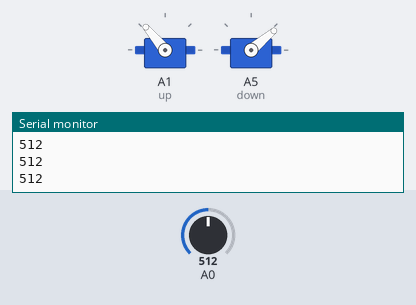
Simulated run of this sketch. Board: Arduino Mega 2560, built with avr-gcc and run on an emulated ATmega2560. Parts: 2 × servo, the last lines printed to the serial monitor. Inputs (shaded band) come from the test bench; at power-on: A0 = 512.

Above: at 1.2 s.
1.3 s: A0 set to 307
2.8 s: A0 set to 281
At 4.0 s:
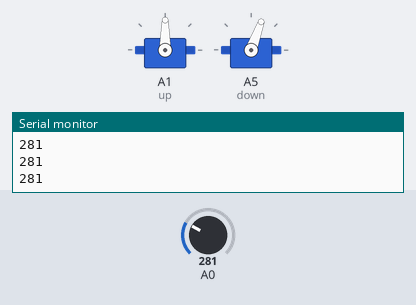
4.3 s: A0 set to 910
At 5.5 s:
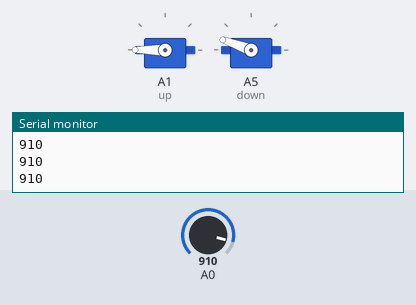
5.8 s: A0 set to 881
At 6.9 s:
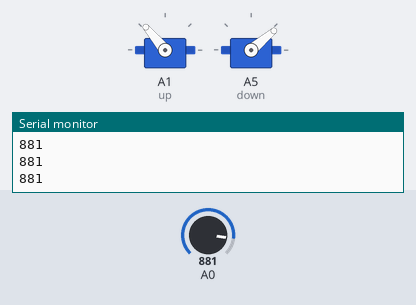
7.3 s: A0 set to 1023
At 8.4 s:
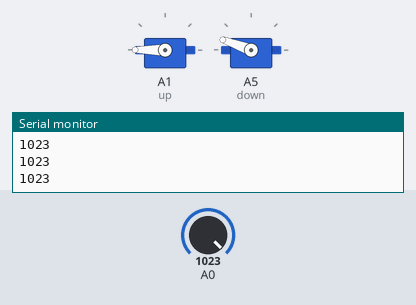
Timing chart, 0 to 9.8 s (numbered marks = the images above; inputs shaded):
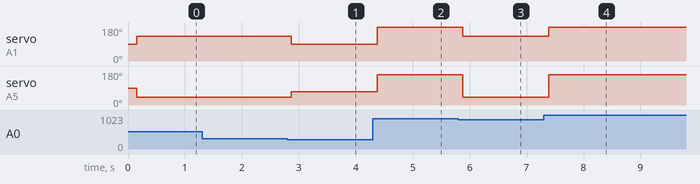

Measured:
- the behaviour switches between 300 and 299 on A0 (found by bisection; images 0 and 1)
- the behaviour switches between 900 and 899 on A0 (found by bisection; images 2 and 3)
- after the input at 2.8 s, servo on A1 (up): 130° → 90° after 0.07 s; servo on A5 (down): 40° → 70° after 0.07 s
- after the input at 4.3 s, servo on A1 (up): 90° → 180° after 0.07 s; servo on A5 (down): 70° → 160° after 0.07 s
- after the input at 5.8 s, servo on A1 (up): 180° → 130° after 0.08 s; servo on A5 (down): 160° → 40° after 0.08 s
- after the input at 7.3 s, servo on A1 (up): 130° → 180° after 0.09 s; servo on A5 (down): 40° → 160° after 0.09 s

The sketch:

F.ino
```cpp
#include <Servo.h>
#include <stdint.h>
Servo up;
Servo down;
//Servo Init
#define cl(x) delay(x)
#define ptln(x) Serial.println(x)
#define pt(x) Serial.print(x)
#define inR analogRead(A12)
#define inB analogRead(A0)
//RGB input port

void setup() {
up.attach(A1);
down.attach(A5);
Serial.begin(9600);
input_Init();
}


void loop() {
  delay(150);
    if (inB>900)
  {sc(180,160);}//Adobe模式角度
  if (inB<300)
  {sc(90,70);}//标准模式角度
  if (inB>300 && inB<900 )
  {sc(130,40);}//游戏模式角度

ptln(inB);
}


void sc(int16_t sup,int16_t sdown)
{
  up.write(sup);
  down.write(sdown);
}
//dual Servo control


 void input_Init(void)
 {
  for(int i=0;i<2;i++)
  {
    pinMode(A12+i,INPUT);
    }
  }
  //RGB input init
```
